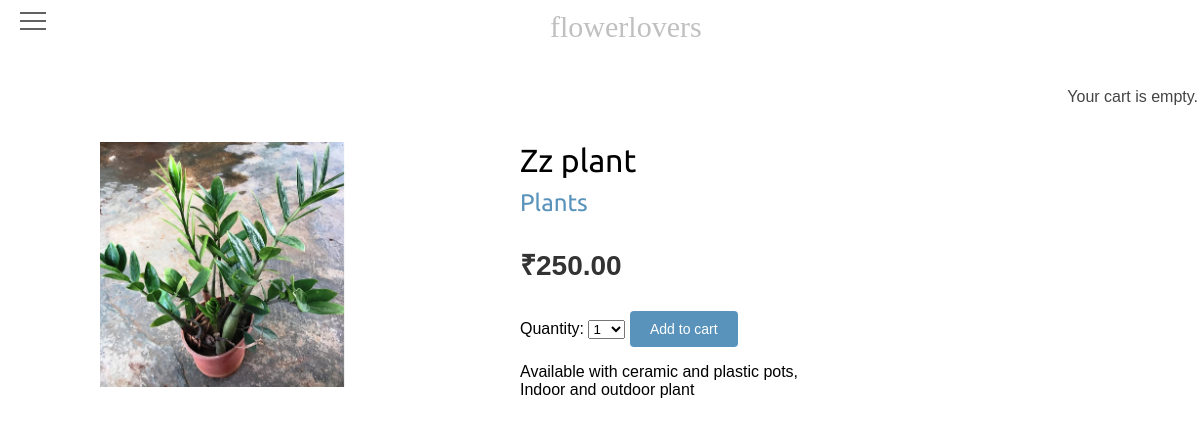
Page /1/plants/ on the committed database.
### shop/models.py (models this page shows, shortened)
class Product(models.Model):
    category = models.ForeignKey(Category,related_name='products',on_delete=models.CASCADE)
    name = models.CharField(max_length=200)
    slug = models.SlugField(max_length=200)
    image = models.ImageField(upload_to='products/%Y/%m/%d',blank=True)
    description = models.TextField(blank=True)
    price = models.DecimalField(max_digits=10,decimal_places=2)
    available = models.BooleanField(default=True)
    created = models.DateTimeField(auto_now_add=True)
    updated = models.DateTimeField(auto_now=True)
    class Meta:
        ordering = ['name']
        indexes = [
            models.Index(fields=['id', 'slug']),
            models.Index(fields=['name']),
            models.Index(fields=['-created']),
        ]

class Category(models.Model):
    name = models.CharField(max_length=200)
    slug = models.SlugField(max_length=200,unique=True)
    class Meta:
         ordering = ['name']
         indexes = [models.Index(fields=['name']),]
         verbose_name = 'category'
         verbose_name_plural = 'categories'
    def __str__(self):
        return self.name
    def get_absolute_url(self):
        return reverse('shop:product_list_by_category',
                       args=[self.slug])

### shop/views.py (the view)
# urls.py: path('<int:id>/<slug:slug>/', views.product_detail,
def product_detail(request, id, slug):
    product = get_object_or_404(Product,id=id,slug=slug,available=True)
    cart_product_form = CartAddProductForm()
    return render(request,'shop/product/detail.html',{'product': product, 'cart_product_form': cart_product_form})

### cart/forms.py
class CartAddProductForm(forms.Form):
 quantity = forms.TypedChoiceField(choices=PRODUCT_QUANTITY_CHOICES,coerce=int)
 override = forms.BooleanField(required=False,initial=False,widget=forms.HiddenInput)

### cart/cart.py (called while the page is built)
 def __len__(self):
  return sum(item['quantity'] for item in self.cart.values())

### cart/context_processors.py (called while the page is built)
def cart(request):
 return {'cart': Cart(request)}

### shop/templates/shop/product/detail.html (shortened to what this page needs)
{% extends "shop/base.html" %}
{% load static %}
{% block content %}
 <div class="product-detail">
 <img src="{% if product.image %}{{ product.image.url }}{% else %}
 {% static "img/no_image.png" %}{% endif %}">
 <h1>{{ product.name }}</h1>
 <h2>
 <a href="{{ product.category.get_absolute_url }}">
 {{ product.category }}
 </a>
 </h2>
 <p class="price">₹{{ product.price }}</p>
  <form action="{% url 'cart:cart_add' product.id %}" method="post">
 {{ cart_product_form }}
 <input type="submit" value="Add to cart">
</form>
 {{ product.description|linebreaks }}
 </div>
{% endblock %}

### shop/static/css/base.css (style rules this page uses)
body { margin:0; padding:0; font-family:helvetica, sans-serif; }
h1, h2, h3, h4, h5 , h6 { font-family: 'Ubuntu', sans-serif; font-weight:normal; }
a { text-decoration:none; color:#5993bb; }
a.button, input[type="submit"] { color:#fff; background:#5993bb; border-radius:4px; padding:10px 20px; font-size:14px; border:0; }
.product-detail { text-align:justify; }
.product-detail .price { color:#333; font-size:28px; font-weight:bold; }
.product-detail img { width:40%; float:left; padding:0 20px 20px 0; }
.product-detail h1 { margin-bottom:0; }
.product-detail h2 { margin-top:10px; }

### rows in the picture
Product: image (picture), name "Zz plant", category "Plants", price "250.00", description "Available with ceramic and plastic pots, Indoor and outdoor plant"
